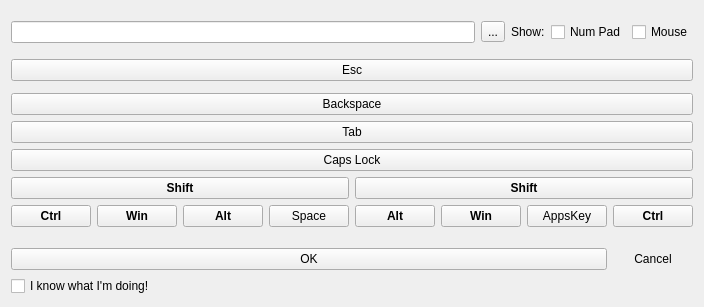
<?xml version="1.0" encoding="UTF-8"?>
<ui version="4.0">
 <class>Keyboard</class>
 <widget class="QWidget" name="Keyboard">
  <property name="geometry">
   <rect>
    <x>0</x>
    <y>0</y>
    <width>1037</width>
    <height>395</height>
   </rect>
  </property>
  <property name="windowTitle">
   <string notr="true">Hotkey Dialog</string>
  </property>
  <layout class="QVBoxLayout" name="dialog_layout" stretch="0,1,0,0">
   <property name="sizeConstraint">
    <enum>QLayout::SetFixedSize</enum>
   </property>
   <item>
    <layout class="QHBoxLayout" name="top_layout">
     <property name="topMargin">
      <number>10</number>
     </property>
     <property name="bottomMargin">
      <number>10</number>
     </property>
     <item>
      <widget class="QLineEdit" name="key_field">
       <property name="text">
        <string notr="true"/>
       </property>
       <property name="readOnly">
        <bool>true</bool>
       </property>
      </widget>
     </item>
     <item>
      <widget class="A2MoreButton" name="option_button">
       <property name="text">
        <string notr="true">...</string>
       </property>
      </widget>
     </item>
     <item>
      <widget class="QLabel" name="label_2">
       <property name="text">
        <string notr="true">Show:</string>
       </property>
      </widget>
     </item>
     <item>
      <widget class="QCheckBox" name="check_numpad">
       <property name="text">
        <string notr="true">Num Pad</string>
       </property>
      </widget>
     </item>
     <item>
      <widget class="QCheckBox" name="check_mouse">
       <property name="text">
        <string notr="true">Mouse</string>
       </property>
      </widget>
     </item>
    </layout>
   </item>
   <item>
    <widget class="QWidget" name="keys_widget" native="true">
     <layout class="QHBoxLayout" name="keys_layout">
      <property name="leftMargin">
       <number>0</number>
      </property>
      <property name="topMargin">
       <number>0</number>
      </property>
      <property name="rightMargin">
       <number>0</number>
      </property>
      <property name="bottomMargin">
       <number>0</number>
      </property>
      <item>
       <widget class="QWidget" name="main_widget" native="true">
        <layout class="QVBoxLayout" name="main_layout">
         <property name="leftMargin">
          <number>0</number>
         </property>
         <property name="topMargin">
          <number>0</number>
         </property>
         <property name="rightMargin">
          <number>0</number>
         </property>
         <property name="bottomMargin">
          <number>0</number>
         </property>
         <item>
          <layout class="QHBoxLayout" name="f_row">
           <item>
            <widget class="QPushButton" name="escape">
             <property name="text">
              <string notr="true">Esc</string>
             </property>
            </widget>
           </item>
          </layout>
         </item>
         <item>
          <widget class="QWidget" name="f_spacer" native="true"/>
         </item>
         <item>
          <layout class="QHBoxLayout" name="enter_key_rows">
           <item>
            <layout class="QVBoxLayout" name="top_letter_rows">
             <item>
              <layout class="QHBoxLayout" name="number_row">
               <item>
                <widget class="QPushButton" name="backspace">
                 <property name="text">
                  <string notr="true">Backspace</string>
                 </property>
                </widget>
               </item>
              </layout>
             </item>
             <item>
              <layout class="QHBoxLayout" name="letter_row_top">
               <item>
                <widget class="QPushButton" name="tab">
                 <property name="text">
                  <string notr="true">Tab</string>
                 </property>
                </widget>
               </item>
              </layout>
             </item>
            </layout>
           </item>
          </layout>
         </item>
         <item>
          <layout class="QHBoxLayout" name="letter_row_middle">
           <item>
            <widget class="QPushButton" name="capslock">
             <property name="text">
              <string notr="true">Caps Lock</string>
             </property>
            </widget>
           </item>
          </layout>
         </item>
         <item>
          <layout class="QHBoxLayout" name="letter_row_bottom">
           <item>
            <widget class="QPushButton" name="lshift">
             <property name="font">
              <font>
               <weight>75</weight>
               <bold>true</bold>
              </font>
             </property>
             <property name="text">
              <string notr="true">Shift</string>
             </property>
            </widget>
           </item>
           <item>
            <widget class="QPushButton" name="rshift">
             <property name="font">
              <font>
               <weight>75</weight>
               <bold>true</bold>
              </font>
             </property>
             <property name="text">
              <string notr="true">Shift</string>
             </property>
            </widget>
           </item>
          </layout>
         </item>
         <item>
          <layout class="QHBoxLayout" name="bottom_row" stretch="0,0,0,1,0,0,0,0">
           <item>
            <widget class="QPushButton" name="lctrl">
             <property name="font">
              <font>
               <weight>75</weight>
               <bold>true</bold>
              </font>
             </property>
             <property name="text">
              <string notr="true">Ctrl</string>
             </property>
            </widget>
           </item>
           <item>
            <widget class="QPushButton" name="lwin">
             <property name="font">
              <font>
               <weight>75</weight>
               <bold>true</bold>
              </font>
             </property>
             <property name="text">
              <string notr="true">Win</string>
             </property>
            </widget>
           </item>
           <item>
            <widget class="QPushButton" name="lalt">
             <property name="font">
              <font>
               <weight>75</weight>
               <bold>true</bold>
              </font>
             </property>
             <property name="text">
              <string notr="true">Alt</string>
             </property>
            </widget>
           </item>
           <item>
            <widget class="QPushButton" name="space">
             <property name="text">
              <string notr="true">Space</string>
             </property>
             <property name="checkable">
              <bool>true</bool>
             </property>
            </widget>
           </item>
           <item>
            <widget class="QPushButton" name="ralt">
             <property name="font">
              <font>
               <weight>75</weight>
               <bold>true</bold>
              </font>
             </property>
             <property name="text">
              <string notr="true">Alt</string>
             </property>
            </widget>
           </item>
           <item>
            <widget class="QPushButton" name="rwin">
             <property name="font">
              <font>
               <weight>75</weight>
               <bold>true</bold>
              </font>
             </property>
             <property name="text">
              <string notr="true">Win</string>
             </property>
            </widget>
           </item>
           <item>
            <widget class="QPushButton" name="appskey">
             <property name="text">
              <string notr="true">AppsKey</string>
             </property>
            </widget>
           </item>
           <item>
            <widget class="QPushButton" name="rctrl">
             <property name="font">
              <font>
               <weight>75</weight>
               <bold>true</bold>
              </font>
             </property>
             <property name="text">
              <string notr="true">Ctrl</string>
             </property>
            </widget>
           </item>
          </layout>
         </item>
        </layout>
       </widget>
      </item>
     </layout>
    </widget>
   </item>
   <item>
    <layout class="QHBoxLayout" name="bottom_layout" stretch="1,0">
     <property name="topMargin">
      <number>15</number>
     </property>
     <item>
      <widget class="QPushButton" name="a2ok_button">
       <property name="text">
        <string notr="true">OK</string>
       </property>
      </widget>
     </item>
     <item>
      <widget class="QPushButton" name="a2cancel_button">
       <property name="text">
        <string notr="true">Cancel</string>
       </property>
       <property name="flat">
        <bool>true</bool>
       </property>
      </widget>
     </item>
    </layout>
   </item>
   <item alignment="Qt::AlignVCenter">
    <widget class="QCheckBox" name="i_know_checkbox">
     <property name="text">
      <string notr="true">I know what I'm doing!</string>
     </property>
    </widget>
   </item>
  </layout>
 </widget>
 <customwidgets>
  <customwidget>
   <class>A2MoreButton</class>
   <extends>QToolButton</extends>
   <header>a2widget.a2more_button</header>
  </customwidget>
 </customwidgets>
 <resources/>
 <connections/>
</ui>
